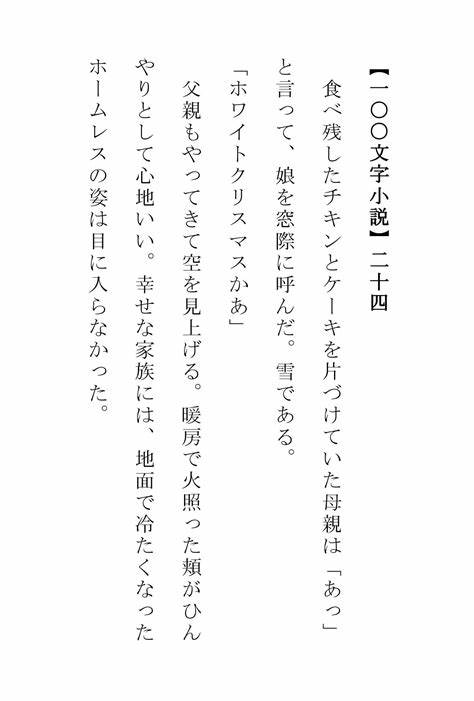
#> input picture 7/sheet_pic.png, 474 x 701 px
$ python pic_to_sheet.py
#> lines starting #> are read from the running program, lines starting #| are printed output that depends on the picture; after the words box and inside, x2 and y2 are one past the last pixel; in counts of white or black regions, pixels touching at a corner belong together
"""
Function:
Coding: utf-8
Author: Sun Yuexin
Date:
"""
import cv2
import numpy as np


def hProject(binary):
    h, w = binary.shape
    hprojection = np.zeros(binary.shape, dtype=np.uint8)

    h_h = [0] * h
    for j in range(h):
        for i in range(w):
            if binary[j, i] == 0:
                h_h[j] += 1
    for j in range(h):
        for i in range(h_h[j]):
            hprojection[j, i] = 255
    cv2.imshow("hpro", hprojection)

    return h_h


def vProject(binary):
    h, w = binary.shape
    vprojection = np.zeros(binary.shape, dtype=np.uint8)

    w_w = [0] * w
    for i in range(w):
        for j in range(h):
            if binary[j, i] == 0:
                w_w[i] += 1
    for i in range(w):
        for j in range(w_w[i]):
            vprojection[j, i] = 255
    cv2.imshow("vpro", vprojection)

    return w_w


if __name__ == '__main__':
    img = cv2.imread("sheet_pic.png")
#> img is the input picture: shape (701, 474, 3); min 0, max 255, mean 248.4
    gray = cv2.cvtColor(img, cv2.COLOR_RGB2GRAY)

    ret, th = cv2.threshold(gray, 180, 255, cv2.THRESH_BINARY)
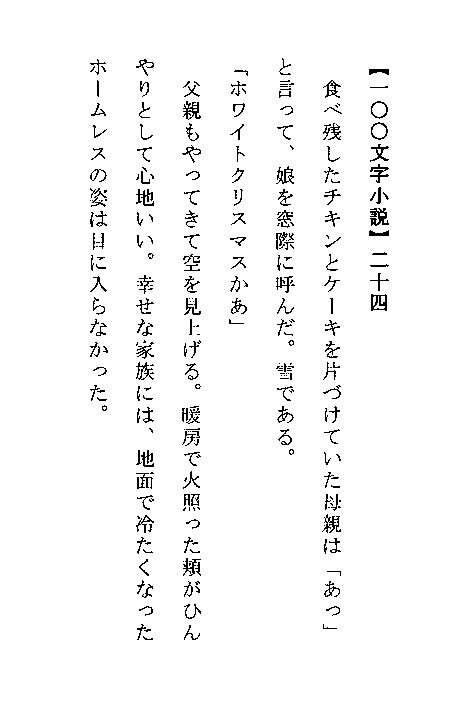
#> th: shape (701, 474); 97.1% white; black in thin lines or dots, all inside (x1, y1, x2, y2) = (90, 58, 389, 640)

    h, w = th.shape
#> h = 701; w = 474
    h_h = hProject(th)
#> after the loop in hProject, `for j in range(h):`:
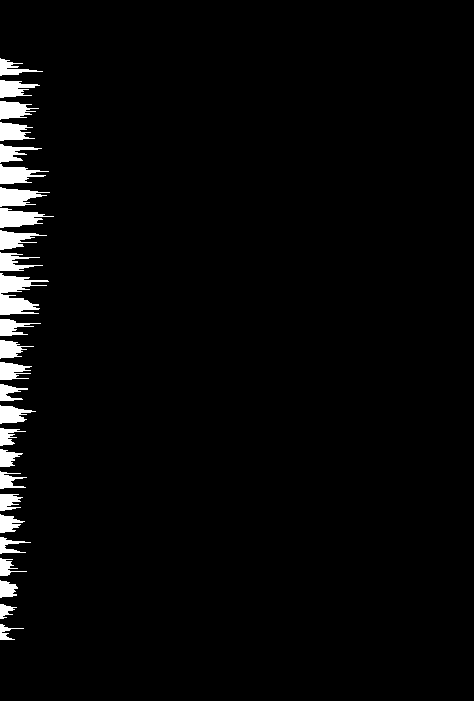
#> hprojection: shape (701, 474); 2.9% white; 26 white regions, largest, box (x1, y1, x2, y2) and area: (0, 273, 49, 315) 1057, (0, 208, 54, 228) 623, (0, 187, 50, 207) 573
#> h_h = 701 values, max 54 at index 216, min 0 at index 0, mean 13.64

    start = 0
    h_start, h_end, position = [], [], []

    for i in range(len(h_h)):
        if h_h[i] > 0 and start == 0:
            h_start.append(i)
            start = 1
        if h_h[i] ==0 and start == 1:
            h_end.append(i)
            start = 0
        h_end.append(len(h_h))
#> this loop made 701 passes
#> start on passes 59, 77, 81, 99, 102, 121, 123, 142, 145, 164, 165, 185: 1, 0, 1, 0, 1, 0, 1, 0, 1, 0, 1, 0
#> after the loop, h_end = 727 values, max 701 at index 0, min 76 at index 76, mean 688.8; h_start = 26 values from 58 to 624; start = 0

    for i in range(len(h_start)):
        cropImg = th[h_start[i]:h_end[i], 0:w]
        if i == 0:
            cv2.imshow('cropimg', cropImg)
            cv2.imwrite('words_cropimg.jpg', cropImg)
        w_w = vProject(cropImg)

        wstart, wend, w_start, w_end = 0, 0, 0, 0
        for j in range(len(w_w)):
            if w_w[j] > 0 and wstart == 0:
                w_start = j
                wstart = 1
                wend = 0
            if w_w[j] ==0 and wstart == 1:
                w_end = j
                wstart = 0
                wend = 1

            if wend == 1:
                position.append([w_start, h_start[i], w_end, h_end[i]])
                wend = 0
#> this loop made 26 passes
#> h in vProject on passes 1 to 12: 643, 621, 600, 579, 557, 537, 514, 493, 471, 449, 428, 382
#> pass 1, `cropImg = th[h_start[i]:h_end[i], 0:w]`:
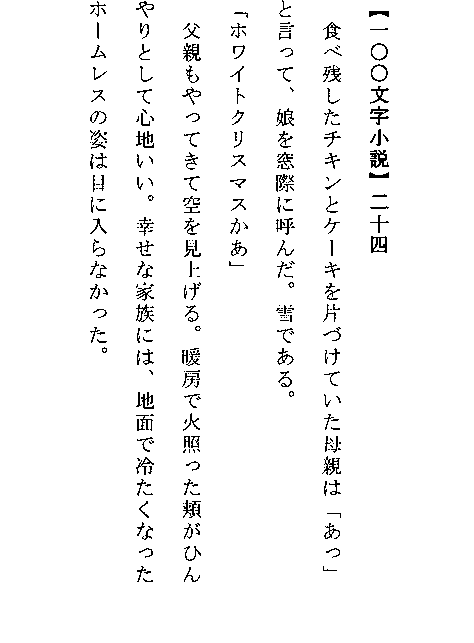
#> cropImg: shape (643, 474); 96.9% white; black in thin lines or dots, all inside (x1, y1, x2, y2) = (90, 0, 389, 582)
#> pass 1, in vProject, `cv2.imshow("vpro", vprojection)`:
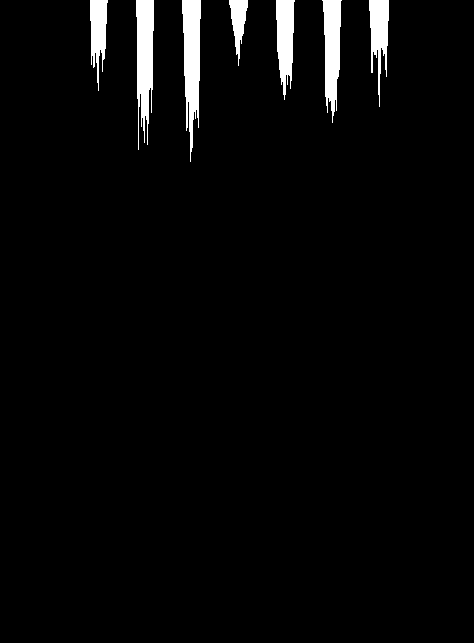
#> window 'vpro': shape (643, 474); 3.1% white; 7 white regions, largest, box (x1, y1, x2, y2) and area: (182, 0, 201, 162) 1982, (136, 0, 154, 150) 1903, (322, 0, 342, 123) 1592
#> pass 2, in vProject (call 2), `cv2.imshow("vpro", vprojection)`:
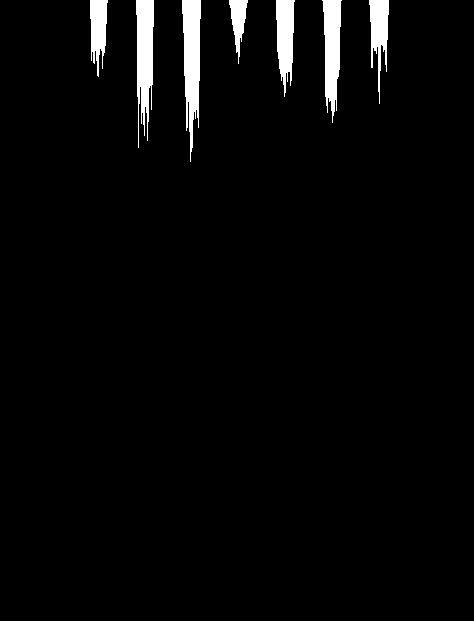
#> window 'vpro': shape (621, 474); 3.1% white; 7 white regions, largest, box (x1, y1, x2, y2) and area: (182, 0, 201, 162) 1982, (136, 0, 154, 148) 1828, (322, 0, 342, 123) 1592
#> after the loop:
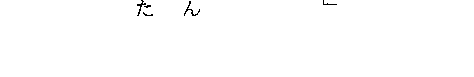
#> cropImg: shape (77, 474); 99.6% white; black in thin lines or dots, all inside (x1, y1, x2, y2) = (137, 0, 337, 16)
#> after the loop, position = 135 items, first 6: [90, 58, 108, 701], [136, 58, 154, 701], [182, 58, 201, 701], [229, 58, 248, 701], [276, 58, 295, 701], [322, 58, 342, 701]

    for p in position:
        cv2.rectangle(img, (p[0], p[1]), (p[2], p[3]), (0, 0, 255), 2)
#> this loop made 135 passes
#> p on passes 1 to 12: [90, 58, 108, 701], [136, 58, 154, 701], [182, 58, 201, 701], [229, 58, 248, 701], [276, 58, 295, 701], [322, 58, 342, 701], [369, 58, 389, 701], [90, 80, 108, 701], [136, 80, 154, 701], [182, 80, 201, 701], [229, 80, 248, 701], [276, 80, 295, 701]
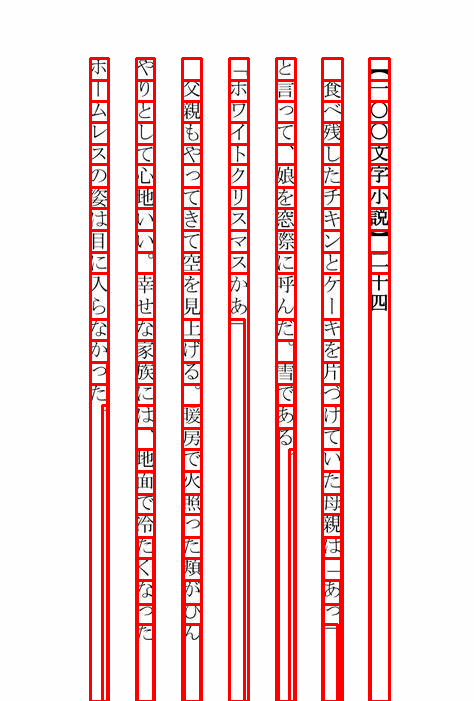
#> img: shape (701, 474, 3); 11.95% of pixels changed, all inside (x1, y1, x2, y2) = (89, 57, 391, 701)

    cv2.imshow('image', img)
    cv2.imshow('th', th)
    cv2.waitKey(0)
    cv2.destroyAllWindows()
